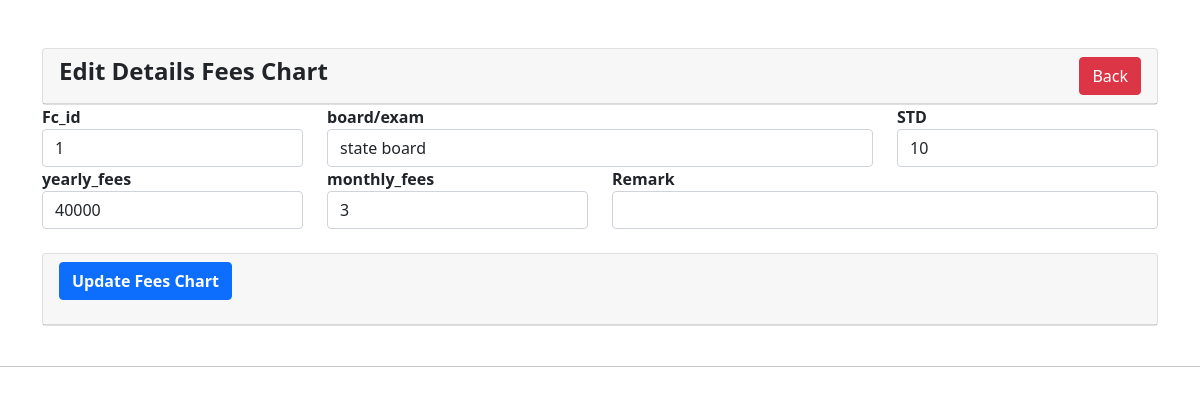
The page /admin_dashboard/fees_chart_crud/fc_edit.php?id=1 on the database as committed earlier.
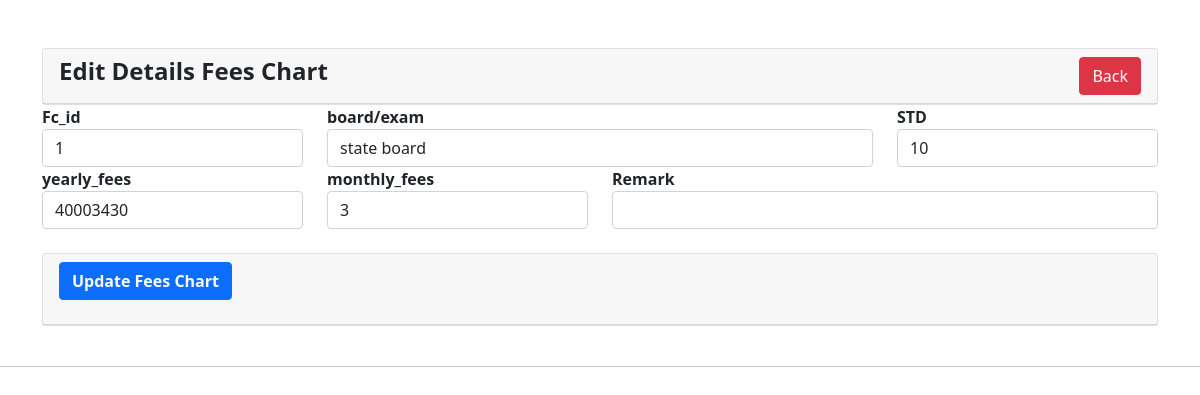
The same page on the database as committed later.
### tables this page shows
CREATE TABLE `fees_chart` (
  `fc_id` int(11) NOT NULL,
  `board_exam` varchar(50) DEFAULT NULL,
  `std` varchar(50) DEFAULT NULL,
  `yearly_fees` double DEFAULT NULL,
  `monthly_fees` double DEFAULT NULL,
  `remarks` varchar(50) DEFAULT NULL,
  `subject` varchar(100) DEFAULT NULL
);

### admin_dashboard/fees_chart_crud/fc_edit.php (the view, shortened to what this page needs)
<?php
require '../database/config.php';
?>
<!doctype html>
<html lang="en">
  <head>
    <link href="https://cdn.jsdelivr.net/npm/bootstrap@5.1.3/dist/css/bootstrap.min.css" rel="stylesheet">
</head>
<body>
     <div class="container mt-5">
        <div class="row">
            <div class="col-md-12 ">
                <div class="card">
                    <div class="card-header">
                        <h4><strong>Edit Details Fees Chart</strong>
                            <a href="javascript:void(0);" class="btn btn-danger float-end" onclick="goBack()">Back</a>
                        </h4>
                    </div>
                </div>
                <?php
                        if(isset($_GET['id']))
                        {
                            $fc_id = mysqli_real_escape_string($conn, $_GET['id']);
                            $query = "SELECT * FROM fees_chart WHERE fc_id='$fc_id' ";
                            $query_run = mysqli_query($conn, $query);
                            if(mysqli_num_rows($query_run) > 0)
                            {
                                $student = mysqli_fetch_array($query_run);
                                ?>
                <form action="code.php" method="post" enctype="multipart/form-data">
                    <div class="row">
                        <div class="col-md-3 ">
                            <label><b>Fc_id</b></label>
                            <input type="text" class="form-control" name="fc_id" value="<?=$student['fc_id'];?>">
                        </div>
                        <div class="col-md-6 ">
                            <label><b>board/exam</b></label>
                            <select name="board_exam" class="form-control">
								<option value="<?=$student['board_exam'];?>"><?=$student['board_exam'];?></option>
							  </select>
                        </div>
                        <div class="col-md-3 ">
                            <label><b>STD</b></label>
                            <input type="text" name="std" value="<?=$student['std'];?>" class="form-control">
                        </div>
                    </div>
                    <div class="row">
                        <div class="col-3">
                            <label><b>yearly_fees</b></label>
                            <input type="number" name="yearly_fees" value="<?=$student['yearly_fees'];?>" class="form-control">
                        </div>
                        <div class="col-3 ">
                            <label><b>monthly_fees</b></label>
                            <input type="number" name="monthly_fees" value="<?=$student['monthly_fees'];?>" class="form-control">
                        </div>
						<div class="col-6 ">
                            <label><b>Remark</b></label>
                            <input type="number" name="remarks" value="<?=$student['remarks'];?>" class="form-control">
                        </div>
                    </div>
                    </div>
                    </div>
                <br>
                <div class="col-md-12 ">
                <div class="card">
                    <div class="card-header">
                        <div class="mb-3">
                            <button type="submit" name="update_fc" class="btn btn-primary"><b>Update Fees Chart</b></button>
                        </div>
                    </div>
                </div>
                <?php
                            }
                            else
                            {
                                echo "<h4>No Such Id Found</h4>";
                            }
                        }
                        ?>
                    </div>
        </div>
    <br>
    <hr>
    <br>
</body>
</html>

Rows that differ between the two databases and show on the page:
changed fees_chart "state board": yearly_fees "40000" → "40003430"
